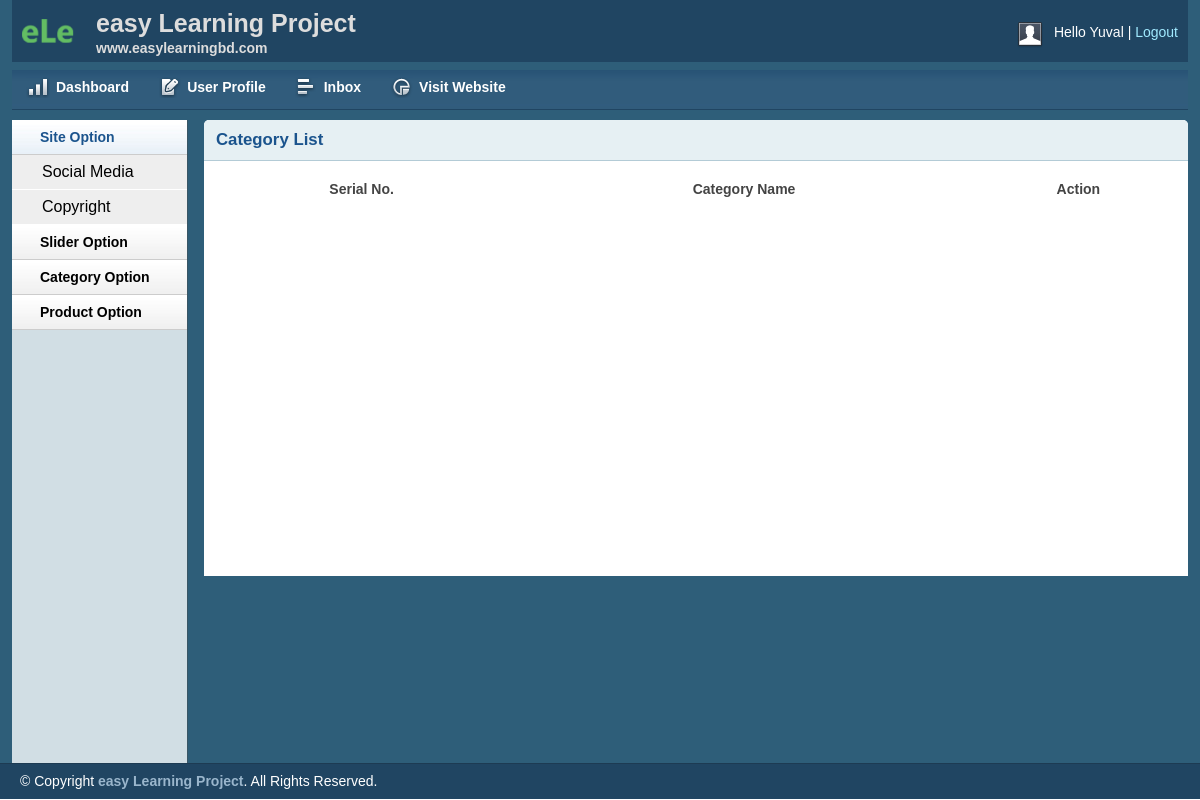
The app's page /admin/catlist.php (signed in), older data.
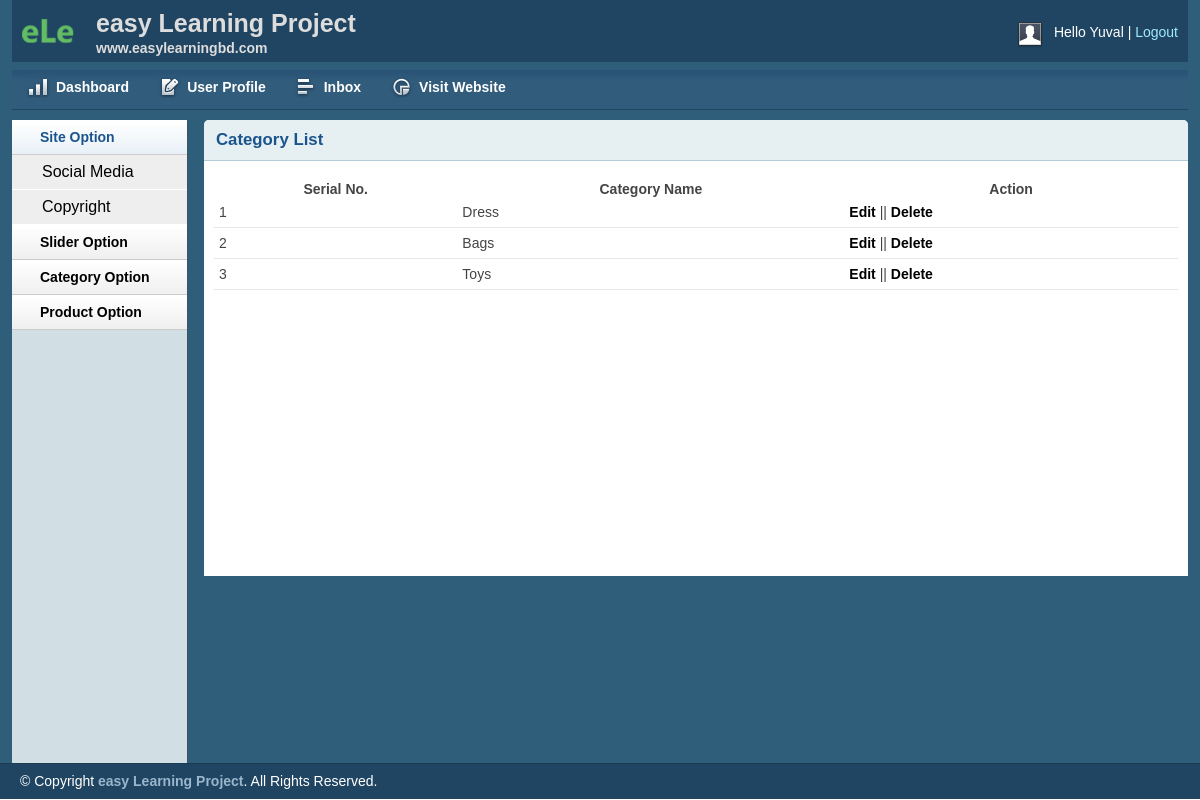
The same page, newer data.
### tables this page shows
CREATE TABLE IF NOT EXISTS `category` (
  `CategoryID` int(11) NOT NULL AUTO_INCREMENT,
  `CategoryName` varchar(25) NOT NULL,
  PRIMARY KEY (`CategoryID`)
);

### DataBase/Session.php (called while the page is built, shortened)
<?php
class Session{
    public static function get($key){
        if (isset($_SESSION[$key])) {
			return $_SESSION[$key];
		}else {
			return false;
		}
    }
}
?>

### DataBase/DB_Config.php (called while the page is built, shortened)
<?php
class Database{
    public $host    = DB_HOST;
    public $user    = DB_USER;
    public $pass    = DB_PASS;
    public $dbname  = DB_NAME;
    public $link;
    private function connectDB(){
        $this->link = new mysqli($this->host,$this->user, $this->pass, $this->dbname);
        }
     public function select($query){
        $result = $this->link->query($query) or die ($this->link->error.__LINE__);
        if($result->num_rows > 0){
            return $result;
            } else {
                return false;
            }
         }
}
?>

### classes/Category.php (called while the page is built, shortened)
<?php require_once '../DataBase/DB_Config.php' ?>
<?php
class Category{
    private $db;
  public function __construct(){
      $this->db = new Database();
  }
  public function getAllCategories(){
      $query = "SELECT * FROM category ORDER BY CategoryID DESC";
      $result = $this->db->select($query);
      return $result;
  }
}
?>

### admin/catlist.php (the view, shortened to what this page needs)
<?php include 'inc/header.php';?>
<?php include 'inc/sidebar.php';?>
<?php require_once '../classes/Category.php'; ?>
<?php
    $cat = new Category();
?>
        <div class="grid_10">
            <div class="box round first grid">
                <h2>Category List</h2>
                <div class="block">
                    <table class="data display datatable" id="example">
					<thead>
						<tr>
							<th>Serial No.</th>
							<th>Category Name</th>
							<th>Action</th>
						</tr>
					</thead>
					<tbody>
					<?php
					$getCat = $cat->getAllCategories();
					if($getCat){
						$i = 0;
						while ($result = $getCat->fetch_assoc()) {
							$i++;
					?>
						<tr class="odd gradeX">
							<td> <?php echo $i; ?> </td>
							<td><?php echo $result['CategoryName']; ?></td>
							<td><a href="catedit.php?categoryid=<?php echo $result['CategoryID']; ?>"> Edit </a> ||
								<a onclick="return confirm('Are You Sure You Want To Delete This Category?')" href="?categoryId=<?php echo $result['CategoryID']; ?>&categoryName=<?php echo $result['CategoryName']; ?>" > Delete </a> </td>
						</tr>
						<?php } } ?>
					</tbody>
				</table>
               </div>
            </div>
        </div>
<?php include 'inc/footer.php';?>

### admin/inc/header.php (shortened to what this page needs)
<?php require_once '../DataBase/Session.php';
?>
<!DOCTYPE html>
<html>
<head>
    <link rel="stylesheet" type="text/css" href="css/reset.css" media="screen" />
    <link rel="stylesheet" type="text/css" href="css/text.css" media="screen" />
    <link rel="stylesheet" type="text/css" href="css/grid.css" media="screen" />
    <link rel="stylesheet" type="text/css" href="css/layout.css" media="screen" />
    <link rel="stylesheet" type="text/css" href="css/nav.css" media="screen" />
    <link href="css/table/demo_page.css" rel="stylesheet" type="text/css" />
</head>
<body>
    <div class="container_12">
        <div class="grid_12 header-repeat">
            <div id="branding">
                <div class="floatleft logo">
                    <img src="img/livelogo.png" alt="Logo" />
				</div>
				<div class="floatleft middle">
					<h1>easy Learning Project</h1>
					<p>www.easylearningbd.com</p>
				</div>
                <div class="floatright">
                    <div class="floatleft">
                        <img src="img/img-profile.jpg" alt="Profile Pic" /></div>
                    <div class="floatleft marginleft10">
                        <ul class="inline-ul floatleft">
                            <li>Hello   <?php echo Session::get('AdminFirstName') ?>  </li>
                            <li><a href="?action=logout">Logout</a></li>
                        </ul>
                    </div>
                </div>
            </div>
        </div>
        <div class="grid_12">
            <ul class="nav main">
                <li class="ic-dashboard"><a href="dashboard.php"><span>Dashboard</span></a> </li>
                <li class="ic-form-style"><a href=""><span>User Profile</span></a></li>
				<li class="ic-grid-tables"><a href="inbox.php"><span>Inbox</span></a></li>
                <li class="ic-charts"><a href=""><span>Visit Website</span></a></li>
            </ul>
        </div>

### admin/inc/sidebar.php (shortened to what this page needs)
<div class="grid_2">
    <div class="box sidemenu">
        <div class="block" id="section-menu">
            <ul class="section menu">
               <li><a class="menuitem">Site Option</a>
                    <ul class="submenu">
                        <li><a href="social.php">Social Media</a></li>
                        <li><a href="copyright.php">Copyright</a></li>
                    </ul>
                </li>
				<li><a class="menuitem">Slider Option</a>
                </li>
                <li><a class="menuitem">Category Option</a>
                </li>
                <li><a class="menuitem">Product Option</a>
                </li>
            </ul>
        </div>
    </div>
</div>

### admin/inc/footer.php (shortened to what this page needs)
    </div>
    <div id="site_info">
        <p>
         &copy; Copyright <a href="http://easylearningbd.com">easy Learning Project</a>. All Rights Reserved.
        </p>
    </div>
</body>
</html>

### admin/css/layout.css (style rules this page uses)
body { background: #fff none repeat scroll 0 0; color: #444; font-size: 14px; padding: 0; }
.floatleft { float:left; }
.logo img { margin-top: -15px; width: 52px; }
.middle { margin-left: 22px; margin-top: -14px; }
.middle h1 { color:#ddd;margin:0 }
.middle p { color: #ddd; margin: 0; font-weight: bold; }
.floatright { float:right; }
.inline-ul li { display:inline; color:#fff; }
.marginleft10 { margin-left:10px; }
a { color: #000; font-weight:bold; text-decoration: none; }
.container_12, .container_16 { background:#2E5E79; }
h1, h2, h3, h4, h5, h6 { line-height:1.2em; margin-bottom:.3em; }
h2 { margin-top:1em; }
#branding { font-weight: normal; margin-bottom: 0; padding: 22px 10px 3px; text-align: left; }
.header-repeat { background:url(../img/header-repeat.jpg) repeat-x; }
#branding a { color:#A1EAFF; font-weight:normal; }
#branding a:before { content:" | "; color:#fff; }
#branding ul, #branding ul li { margin:0px; padding:0px; }
#branding li { padding:0px 0px 0px 0px !important; }
.box { background:#fff; margin-bottom:20px; padding:10px 10px 10px 10px; margin-left:-8px; }
.box.grid { padding-bottom:40px; }
.box.round { -moz-border-radius: 5px 5px 0px 0px; -webkit-border-radius: 5px 5px 0px 0px; border-radius: 5px 5px 0px 0px; }
.box h2 { font-size:1.2em; font-weight:bold; color:#1B548D; background:#E6F0F3; margin:-10px -10px 0 -10px; padding:10px 12px; border-bottom:1px solid #B3CBD6; -moz-border-radius: 5px 5px 0px 0px; -webkit-border-radius: 5px 5px 0px 0px; border-radius: 5px 5px 0px 0px; }
.box.first { min-height: 406px; }
.block { padding-top:20px; }
.box.sidemenu { background-color:#D1DEE4; border-right:1px solid #3A5665; padding:0px; margin:0px; cursor:pointer; }
.box.sidemenu .block { padding-top:0px; margin-top:0px; }
p { margin-bottom:1em; }
ul, ol { padding-top:0; }
ul.menu { list-style:none; border-top:1px solid #bbb; }
ul.menu li { margin:0; }
ul.menu li a { display:block; padding:4px 10px; border-bottom:1px solid #ccc; }
ul.menu ul { list-style:none; margin:0; }
ul.menu ul li a { padding-left:30px; }
ul.section { border-top:0; margin-bottom:0; }
ul.section li a { background:url(../img/sidemenu-repeat.jpg) repeat-x; line-height:26px; padding-left:28px; }
ul.section li li a { background:#ddd; border-bottom:1px solid #eee; }
ul.section ul li { text-transform:none; }
ul.section ul.current li a { background: #eee none repeat scroll 0 0; border-bottom: 1px solid #fff; font-size: 16px; font-weight: normal; }
ul.section li a.current { color:#1B548D; background:url(../img/sidemenu-repeat-hover.jpg) repeat-x; }
#site_info { color:#fff; background:#204562; border-top:1px solid #1d3b53; padding-left:20px; }
#site_info p { line-height:35px; margin-bottom:0px; }
#site_info a { color:#9ab6cc; }
.block { padding-bottom:1px; }
table.display { margin: 0 auto; clear: both; width: 100%; }
tr.odd { height: 30px; line-height: 30px; border-bottom:1px solid #e6e6e6; }
tr.odd td, tr.even td { padding-left:5px; }

Row changes from the older to the newer data that the page shows:
added category: CategoryName "Dress"
added category: CategoryName "Bags"
added category: CategoryName "Toys"
